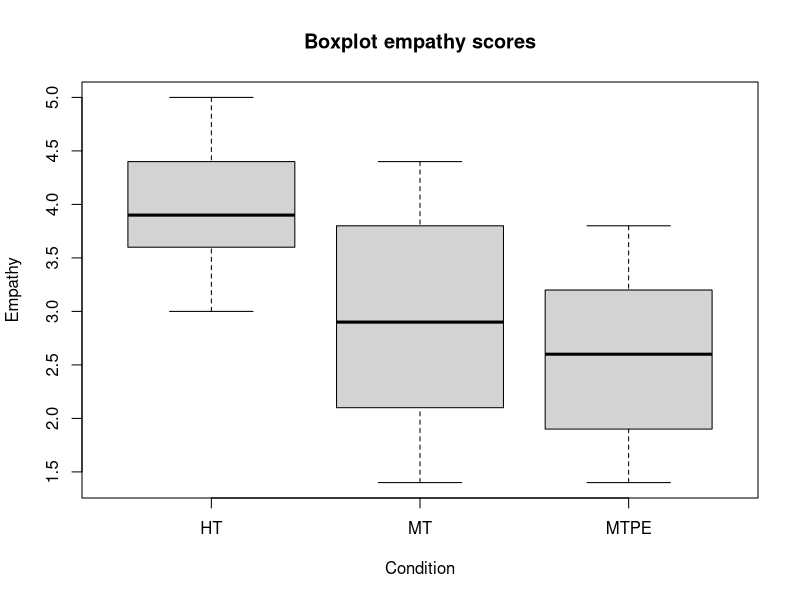
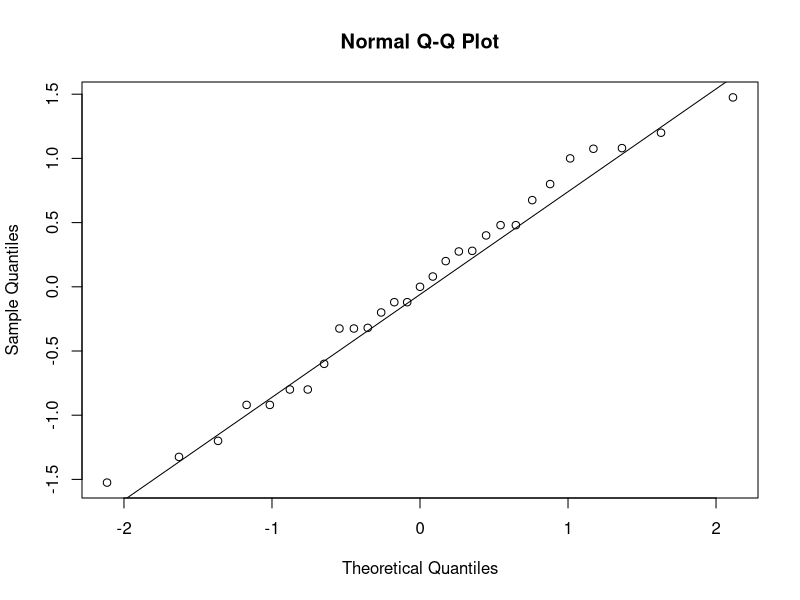

Recreate these plots in R, in order.
## ---- chunk 1
knitr::opts_chunk$set(echo = TRUE)
## ---- chunk 2
# 1. Load the input file
library(car)
df = read.csv("lab1_translation_empathy.csv")
head(df)
## ---- chunk 3
# Boxplot of three groups
boxplot(df$empathy ~ df$condition, main = "Boxplot empathy scores", xlab = "Condition", ylab = "Empathy")

# Check mean of each group and overall
tapply(df$empathy, df$condition, mean)
mean(df$empathy)
## ---- chunk 4
df.aov <- aov(empathy ~ condition, data = df)
df.aov.res <- residuals(object=df.aov)

# Creating a q-q plot
qqnorm(y=df.aov.res)
qqline(y=df.aov.res)

# Conducting Shapiro-Wilk test
aggregate(empathy ~ condition, data=df, function(x) shapiro.test(x)$p.value)
## ---- chunk 5
# Conduct Levene test (since data is normal)
leveneTest(df.aov)

## ---- chunk 6
# a. Variance per group
# MT
var_mt <- (2.6-2.925)^2 + (3.2-2.925)^2 + (4.4-2.925)^2 + (3.6-2.925)^2 + (4-2.925)^2 + (2.6-2.925)^2 + (1.4-2.925)^2 + (1.6-2.925)^2

# HT
var_ht <- (4-3.92)^2 + (3-3.92)^2 + (3.6-3.92)^2 + (4.4-3.92)^2 + (4.2-3.92)^2 + (3-3.92)^2 + (5-3.92)^2 + (3.8-3.92)^2 + (4.4-3.92)^2 + (3.8-3.92)^2

# MTPE
var_mtpe <- (2.4-2.6)^2 + (3.6-2.6)^2 + (1.4-2.6)^2 + (2-2.6)^2 + (2.6-2.6)^2 + (1.8-2.6)^2 + (3-2.6)^2 + (2.8-2.6)^2 + (1.8-2.6)^2 + (3.4-2.6)^2 + (3.8-2.6)^2

var_mt / var_ht
## ---- chunk 7
df.aov <- aov(empathy ~ condition, data = df)
summary(df.aov)
## ---- chunk 8

# R2 (SSG / SST)
SSG <- 10*(3.92-3.144828)^2 + 8*(2.925-3.144828)^2 + 11*(2.6-3.144828)^2


# SST = SSG + SSE
SSE <- var_mt + var_ht + var_mtpe
SST <- SSG + SSE
SST

# Effect size
SSG / SST

# Adjusted R2
summary(lm(formula = empathy ~ condition, data = df))

## ---- chunk 9
pairwise.t.test(x = df$empathy, g = df$condition, p.adjust.method = "bonferroni")
## ---- chunk 10
TukeyHSD(df.aov)
